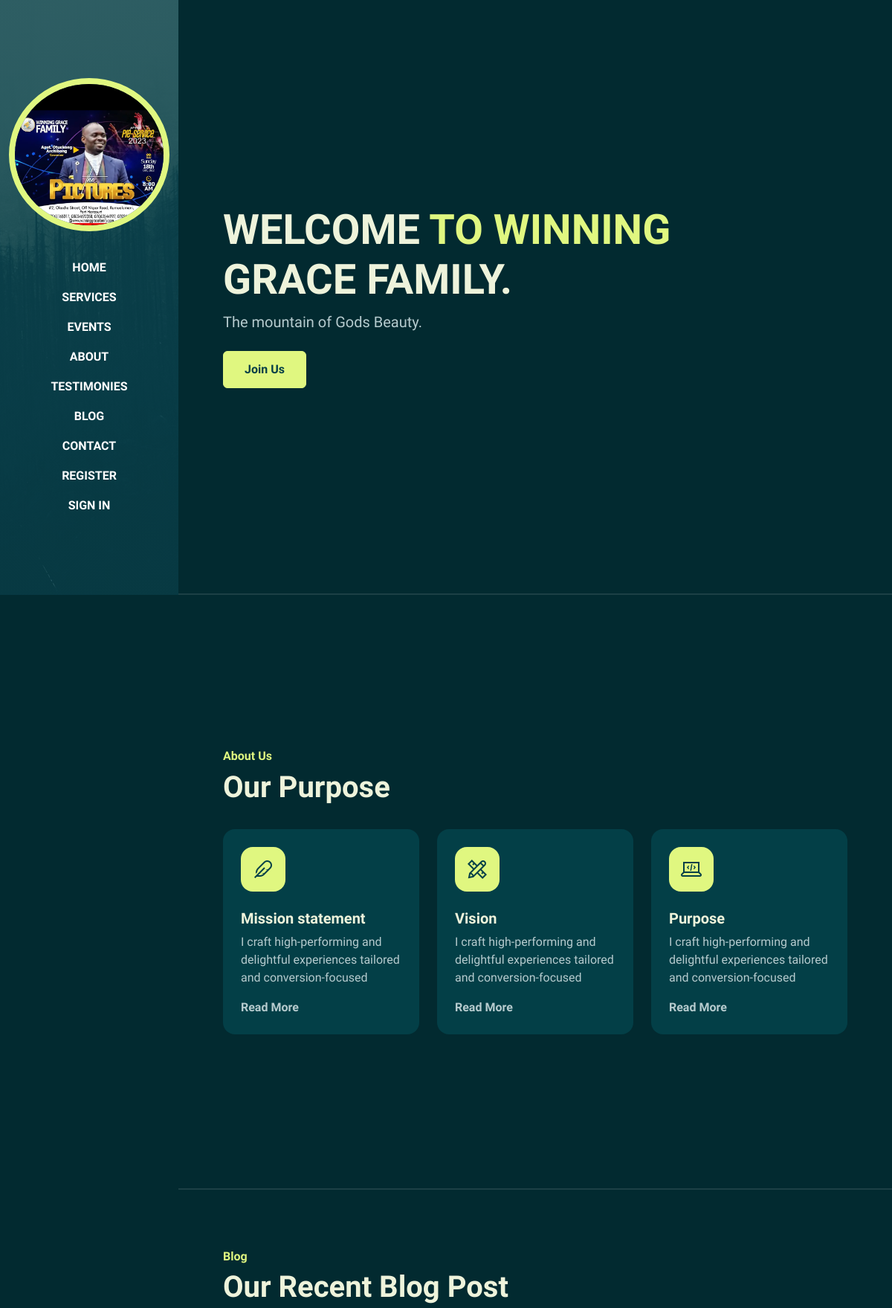
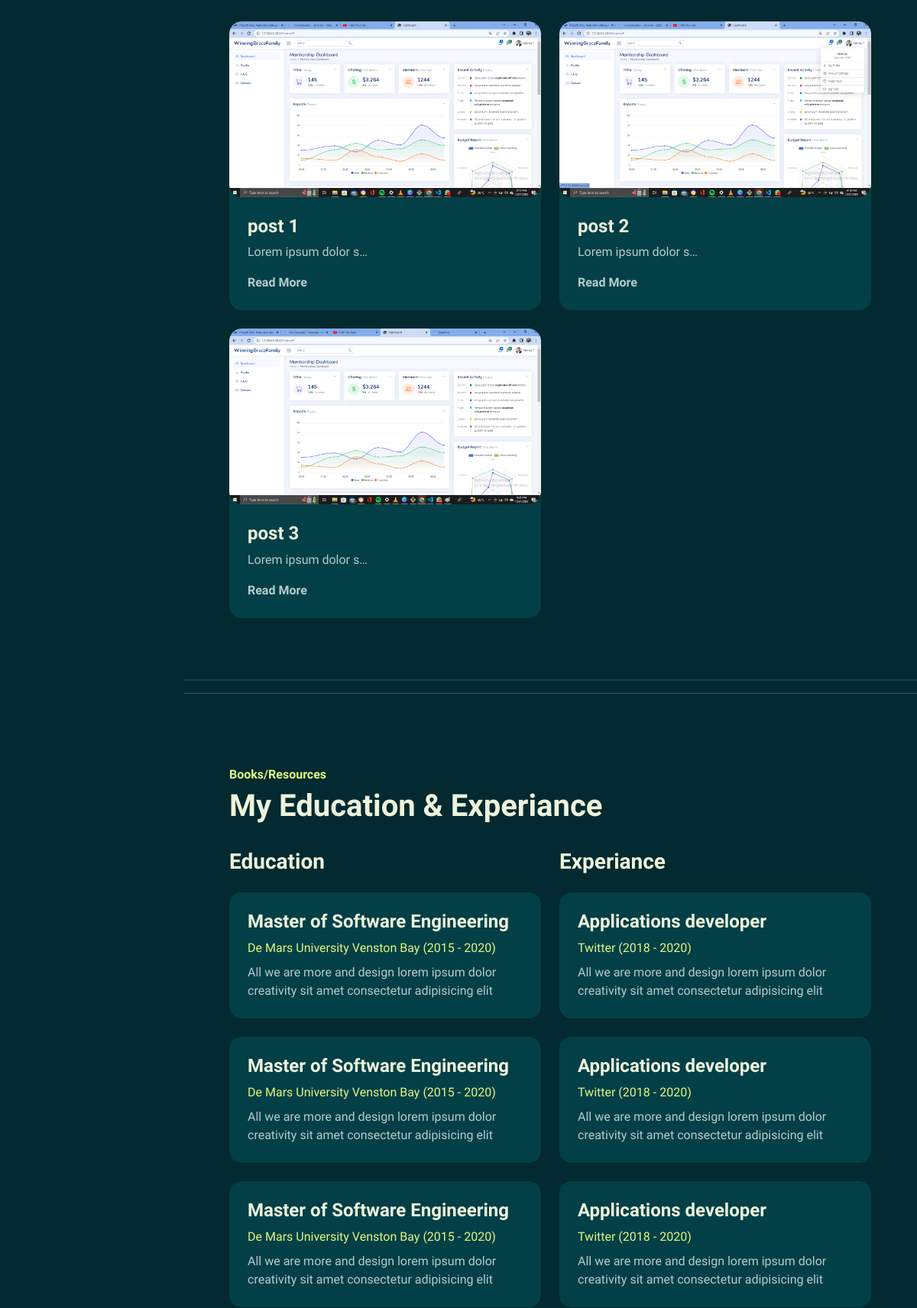
The page / (upper part) on the database its author committed (2 pictures, top to bottom).
### wgfapp/models.py (models this page shows, shortened)
class Post(models.Model):
    title = models.CharField(max_length=155)
    author = models.ForeignKey(User, on_delete=models.CASCADE)
    post_id = models.UUIDField(default=uuid.uuid4, primary_key=True, editable=False)
    blog_img = models.ImageField(upload_to='images', null=True, blank=True)
    body = models.TextField(max_length=5000)
    created = models.DateTimeField(auto_now_add=True)
    modefied = models.DateTimeField(auto_now=True)
    slug = models.SlugField(null=True)
    category = models.ForeignKey('Category', on_delete=models.SET_NULL, null=True)

### wgfapp/views.py (the view)
# urls.py: path('', views.landingPage, name='landingpage'),
def landingPage(request):
    posts = Post.objects.all()[:4]
    events = Event.objects.all()[:3]
    context = {'posts': posts, 'events': events}
    return render(request, 'htmlfiles/landing_page.html',context)

### wgfapp/templates/htmlfiles/landing_page.html (shortened to what this page needs)
{% load static %}
<!DOCTYPE html>
<html lang="en">
<head>
    <link rel="stylesheet" href="{% static 'assets/css/bootstrap.min.css' %}">
    <link rel="stylesheet" href="{% static 'assets/css/aos.css' %}">
    <link rel="stylesheet" href="{% static 'assets/css/line-awesome.min.css' %}">
    <link rel="stylesheet" href="{% static 'assets/css/style.css' %}">
</head>
<body data-bs-spy="scroll" data-bs-target=".navbar">
    <nav class="navbar navbar-expand-lg navbar-dark fixed-top">
        <div class="container flex-lg-column">
            <a class="navbar-brand mx-lg-auto mb-lg-4" href="#">
                <img src="{% static 'assets/images/person2.png' %}" class="d-none d-lg-block rounded-circle" alt="">
            </a>
            <div class="collapse navbar-collapse" id="navbarNav">
                <ul class="navbar-nav ms-auto flex-lg-column text-lg-center">
                    <li class="nav-item">
                        <a class="nav-link" href="#home">Home</a>
                    </li>
                    <li class="nav-item">
                        <a class="nav-link" href="#services">Services</a>
                    </li>
                    <li class="nav-item">
                        <a class="nav-link" href="#work">Events</a>
                    </li>
                    <li class="nav-item">
                        <a class="nav-link" href="#about">About</a>
                    </li>
                    <li class="nav-item">
                        <a class="nav-link" href="#reviews">Testimonies</a>
                    </li>
                    <li class="nav-item">
                        <a class="nav-link" href="#blog">Blog</a>
                    </li>
                    <li class="nav-item">
                        <a class="nav-link" href="#contact">Contact</a>
                    </li>
                    <li class="nav-item">
                        <a class="nav-link" href="{% url 'registerpage' %}">Register</a>
                    </li>
                    <li class="nav-item">
                        <a class="nav-link" href="{% url 'loginpage' %}">Sign In</a>
                    </li>
                </ul>
            </div>
        </div>
    </nav>
    <div id="content-wrapper">
        <section id="home" class="full-height px-lg-5">
            <div class="container">
                <div class="row">
                    <div class="col-lg-10">
                        <h1 class="display-4 fw-bold" data-aos="fade-up">WELCOME <span class="text-brand">TO
                                WINNING</span> GRACE FAMILY.</h1>
                        <p class="lead mt-2 mb-4" data-aos="fade-up" data-aos-delay="300">The mountain of Gods Beauty.</p>
                        <div data-aos="fade-up" data-aos-delay="600">
                            <a href="{% url 'registerpage' %}" class="btn btn-brand me-3">Join Us</a>
                        </div>
                    </div>
                </div>
            </div>
        </section>
        <section id="services" class="full-height px-lg-5">
            <div class="container">
                <div class="row pb-4" data-aos="fade-up">
                    <div class="col-lg-8">
                        <h6 class="text-brand">About Us</h6>
                        <h1>Our Purpose</h1>
                    </div>
                </div>
                <div class="row gy-4">
                    <div class="col-md-4" data-aos="fade-up">
                        <div class="service p-4 bg-base rounded-4 shadow-effect">
                            <div class="iconbox rounded-4">
                                <i class="las la-feather"></i>
                            </div>
                            <h5 class="mt-4 mb-2">Mission statement</h5>
                            <p>I craft high-performing and delightful experiences tailored and conversion-focused</p>
                            <a href="#" class="link-custom">Read More</a>
                        </div>
                    </div>
                    <div class="col-md-4" data-aos="fade-up" data-aos-delay="300">
                        <div class="service p-4 bg-base rounded-4 shadow-effect">
                            <div class="iconbox rounded-4">
                                <i class="las la-pencil-ruler"></i>
                            </div>
                            <h5 class="mt-4 mb-2">Vision</h5>
                            <p>I craft high-performing and delightful experiences tailored and conversion-focused</p>
                            <a href="#" class="link-custom">Read More</a>
                        </div>
                    </div>
                    <div class="col-md-4" data-aos="fade-up" data-aos-delay="600">
                        <div class="service p-4 bg-base rounded-4 shadow-effect">
                            <div class="iconbox rounded-4">
                                <i class="las la-laptop-code"></i>
                            </div>
                            <h5 class="mt-4 mb-2">Purpose</h5>
                            <p>I craft high-performing and delightful experiences tailored and conversion-focused</p>
                            <a href="#" class="link-custom">Read More</a>
                        </div>
                    </div>
                </div>
            </div>
        </section>
        <section id="work" class="full-height px-lg-5">
            <div class="container">
                <div class="row pb-4" data-aos="fade-up">
                    <div class="col-lg-8">
                        <h6 class="text-brand">Blog</h6>
                        <h1>Our Recent Blog Post</h1>
                    </div>
                </div>
                <div class="row gy-4">
                    {% for post in posts %}
                    <div class="col-md-6" data-aos="fade-up">
                        <div class="card-custom rounded-4 bg-base shadow-effect">
                            <div class="card-custom-image rounded-4">
                                <img class="rounded-4" src="{{ post.blog_img.url }}" alt="">
                            </div>
                            <div class="card-custom-content p-4">
                                <h4>{{ post.title }}</h4>
                                <p>{{post.body | truncatechars:20}}</p>
                                <a href="{% url 'registerpage' %}" class="link-custom">Read More</a>
                            </div>
                        </div>
                    </div>
                    {% endfor %}
                </div>
            </div>
        </section>
        <hr/>
        <section id="about" class="full-height px-lg-5">
            <div class="container">
                <div class="row pb-4" data-aos="fade-up">
                    <div class="col-lg-8">
                        <h6 class="text-brand">Books/Resources</h6>
                        <h1>My Education & Experiance</h1>
                    </div>
                </div>
                <div class="row gy-5">
                    <div class="col-lg-6">
                        <h3 class="mb-4" data-aos="fade-up" data-aos-delay="300">Education</h3>
                        <div class="row gy-4">
                            <div class="col-12" data-aos="fade-up" data-aos-delay="600">
                                <div class="bg-base p-4 rounded-4 shadow-effect">
                                    <h4>Master of Software Engineering</h4>
                                    <p class="text-brand mb-2">De Mars University Venston Bay (2015 - 2020)</p>
                                    <p class="mb-0">All we are more and design lorem ipsum dolor creativity sit amet consectetur adipisicing elit</p>
                                </div>
                            </div>
                            <div class="col-12" data-aos="fade-up" data-aos-delay="600">
                                <div class="bg-base p-4 rounded-4 shadow-effect">
                                    <h4>Master of Software Engineering</h4>
                                    <p class="text-brand mb-2">De Mars University Venston Bay (2015 - 2020)</p>
                                    <p class="mb-0">All we are more and design lorem ipsum dolor creativity sit amet consectetur adipisicing elit</p>
                                </div>
                            </div>
                            <div class="col-12" data-aos="fade-up" data-aos-delay="600">
                                <div class="bg-base p-4 rounded-4 shadow-effect">
                                    <h4>Master of Software Engineering</h4>
                                    <p class="text-brand mb-2">De Mars University Venston Bay (2015 - 2020)</p>
                                    <p class="mb-0">All we are more and design lorem ipsum dolor creativity sit amet consectetur adipisicing elit</p>
                                </div>
                            </div>
                        </div>
                    </div>
                    <div class="col-lg-6">
                        <h3 class="mb-4" data-aos="fade-up" data-aos-delay="300">Experiance</h3>
                        <div class="row gy-4">
                            <div class="col-12" data-aos="fade-up" data-aos-delay="600">
                                <div class="bg-base p-4 rounded-4 shadow-effect">
                                    <h4>Applications developer</h4>
                                    <p class="text-brand mb-2">Twitter (2018 - 2020)</p>
                                    <p class="mb-0">All we are more and design lorem ipsum dolor creativity sit amet consectetur adipisicing elit</p>
                                </div>
                            </div>
                            <div class="col-12" data-aos="fade-up" data-aos-delay="600">
                                <div class="bg-base p-4 rounded-4 shadow-effect">
                                    <h4>Applications developer</h4>
                                    <p class="text-brand mb-2">Twitter (2018 - 2020)</p>
                                    <p class="mb-0">All we are more and design lorem ipsum dolor creativity sit amet consectetur adipisicing elit</p>
                                </div>
                            </div>
                            <div class="col-12" data-aos="fade-up" data-aos-delay="600">
                                <div class="bg-base p-4 rounded-4 shadow-effect">
                                    <h4>Applications developer</h4>
                                    <p class="text-brand mb-2">Twitter (2018 - 2020)</p>
                                    <p class="mb-0">All we are more and design lorem ipsum dolor creativity sit amet consectetur adipisicing elit</p>
                                </div>
                            </div>
                        </div>
                    </div>
                </div>
            </div>
        </section>
    </div>
</body>
</html>

### static/assets/css/style.css (style rules this page uses)
:root { --color-body: #b6cbce; --color-heading: #eef3db; --color-base: #033f47; --color-base2: #022a30; --color-brand: #e0f780; --color-brand2: #deff58; --sidbar-width: 240px; --font-base: "Bai Jamjuree"; }
body { background-color: var(--color-base2); color: var(--color-body); font-family: var(--font-base), sans-serif; }
h1,h2,h3,h4,h5,h6 { color: var(--color-heading); font-weight: 700; }
a { text-decoration: none; color: var(--color-body); transition: all 0.4s ease; }
img { width: 100%; }
.text-brand { color: var(--color-brand); }
.bg-base { background-color: var(--color-base); }
.full-height { min-height: 100vh; height: 100%; display: flex; flex-direction: column; justify-content: center; padding-top: 80px; padding-bottom: 80px; border-bottom: 2px solid rgba(255,255,255, 0.1); }
.shadow-effect { transition: all 0.5s; }
.iconbox { width: 60px; height: 60px; display: flex; align-items: center; justify-content: center; font-size: 32px; background-color: var(--color-brand); color: var(--color-base); }
.navbar { background-color: var(--color-base); }
.navbar .nav-link { font-weight: 700; text-transform: uppercase; color: #fff; }
@media (min-width: 992px) { .navbar { min-height: 100vh; width: var(--sidbar-width); background: linear-gradient(rgba(3, 63, 71, 0.8), rgba(3, 63, 71, 0.8)), url(../images/sidebar-img.jpg); background-size: cover; background-position: center; } }
@media (min-width: 992px) { .navbar-brand img { border: 8px solid var(--color-brand); } }
@media (min-width: 992px) { #content-wrapper { padding-left: var(--sidbar-width); } }
.btn { padding: 12px 28px; font-weight: 700; }
.btn-brand { background-color: var(--color-brand); border-color: var(--color-brand); color: var(--color-base); }
.link-custom { font-weight: 700; position: relative; }
.link-custom::after { content: ""; width: 0%; height: 2px; background-color: var(--color-brand); position: absolute; left: 0; top: 110%; transition: all 0.4s; }
.card-custom .card-custom-image { overflow: hidden; }
.card-custom .card-custom-image img { transition: all 0.4s ease; }

### rows shown on the page
Post: blog_img (picture), title "post 1", body "Lorem ipsum dolor s…"
Post: blog_img (picture), title "post 2", body "Lorem ipsum dolor s…"
Post: blog_img (picture), title "post 3", body "Lorem ipsum dolor s…"
